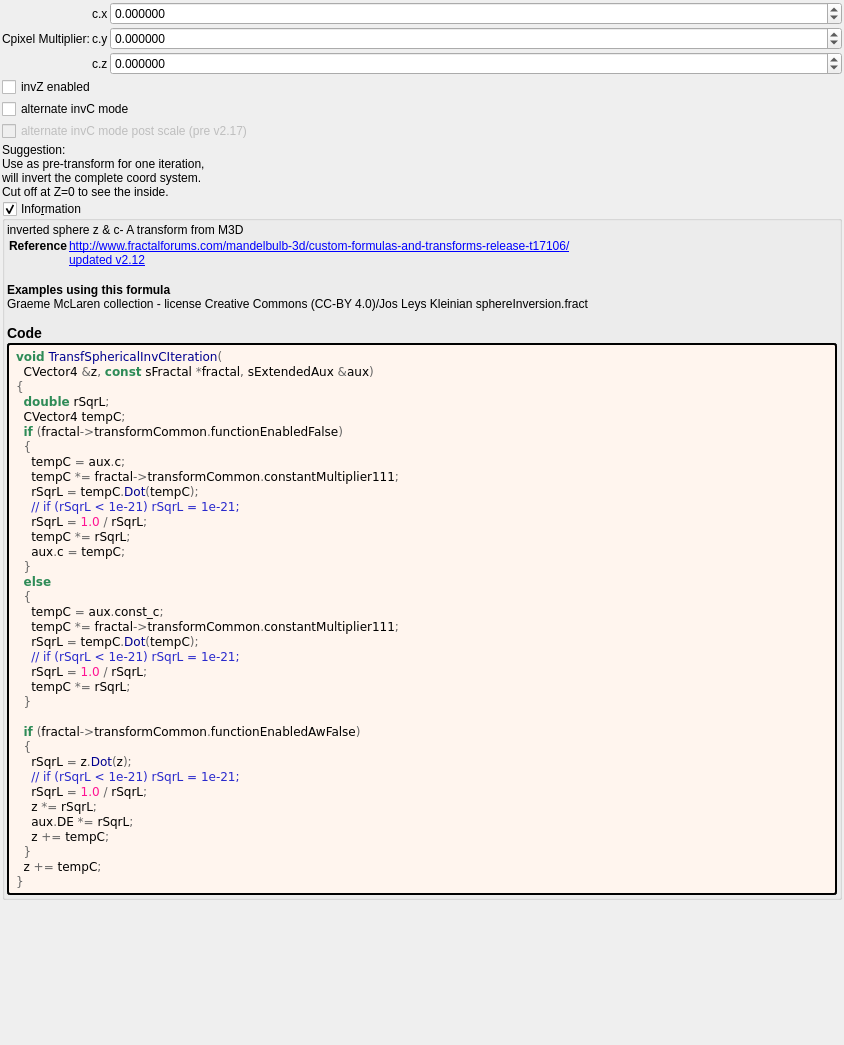
<?xml version="1.0" encoding="UTF-8"?>
<ui version="4.0">
 <class>Form</class>
 <widget class="QWidget" name="Form">
  <property name="geometry">
   <rect>
    <x>0</x>
    <y>0</y>
    <width>844</width>
    <height>1045</height>
   </rect>
  </property>
  <property name="windowTitle">
   <string notr="true">transf_spherical_inv_c</string>
  </property>
  <layout class="QVBoxLayout" name="verticalLayout">
   <property name="spacing">
    <number>2</number>
   </property>
   <property name="leftMargin">
    <number>2</number>
   </property>
   <property name="topMargin">
    <number>2</number>
   </property>
   <property name="rightMargin">
    <number>2</number>
   </property>
   <property name="bottomMargin">
    <number>2</number>
   </property>
   <item>
    <layout class="QGridLayout" name="gridLayout_44" columnstretch="0,0,1">
     <property name="spacing">
      <number>2</number>
     </property>
     <item row="1" column="1">
      <widget class="QLabel" name="label_113">
       <property name="text">
        <string notr="true">c.y</string>
       </property>
      </widget>
     </item>
     <item row="1" column="2">
      <widget class="MyDoubleSpinBox" name="spinbox3_transf_constant_multiplier_111_y">
       <property name="sizePolicy">
        <sizepolicy hsizetype="Minimum" vsizetype="Maximum">
         <horstretch>0</horstretch>
         <verstretch>0</verstretch>
        </sizepolicy>
       </property>
       <property name="prefix">
        <string/>
       </property>
       <property name="suffix">
        <string/>
       </property>
       <property name="decimals">
        <number>6</number>
       </property>
       <property name="minimum">
        <double>-99.989999999999995</double>
       </property>
       <property name="maximum">
        <double>99.989999999999995</double>
       </property>
       <property name="singleStep">
        <double>0.100000000000000</double>
       </property>
      </widget>
     </item>
     <item row="0" column="1">
      <widget class="QLabel" name="label_117">
       <property name="text">
        <string notr="true">c.x</string>
       </property>
      </widget>
     </item>
     <item row="1" column="0">
      <widget class="QLabel" name="label_114">
       <property name="text">
        <string>Cpixel Multiplier:</string>
       </property>
      </widget>
     </item>
     <item row="0" column="2">
      <widget class="MyDoubleSpinBox" name="spinbox3_transf_constant_multiplier_111_x">
       <property name="sizePolicy">
        <sizepolicy hsizetype="Minimum" vsizetype="Maximum">
         <horstretch>0</horstretch>
         <verstretch>0</verstretch>
        </sizepolicy>
       </property>
       <property name="prefix">
        <string/>
       </property>
       <property name="suffix">
        <string/>
       </property>
       <property name="decimals">
        <number>6</number>
       </property>
       <property name="minimum">
        <double>-99.989999999999995</double>
       </property>
       <property name="maximum">
        <double>99.989999999999995</double>
       </property>
       <property name="singleStep">
        <double>0.100000000000000</double>
       </property>
      </widget>
     </item>
     <item row="2" column="1">
      <widget class="QLabel" name="label_118">
       <property name="text">
        <string notr="true">c.z</string>
       </property>
      </widget>
     </item>
     <item row="2" column="2">
      <widget class="MyDoubleSpinBox" name="spinbox3_transf_constant_multiplier_111_z">
       <property name="sizePolicy">
        <sizepolicy hsizetype="Minimum" vsizetype="Maximum">
         <horstretch>0</horstretch>
         <verstretch>0</verstretch>
        </sizepolicy>
       </property>
       <property name="prefix">
        <string/>
       </property>
       <property name="suffix">
        <string/>
       </property>
       <property name="decimals">
        <number>6</number>
       </property>
       <property name="minimum">
        <double>-99.989999999999995</double>
       </property>
       <property name="maximum">
        <double>99.989999999999995</double>
       </property>
       <property name="singleStep">
        <double>0.100000000000000</double>
       </property>
      </widget>
     </item>
    </layout>
   </item>
   <item>
    <widget class="MyCheckBox" name="checkBox_transf_function_enabledAw_false">
     <property name="text">
      <string>invZ enabled</string>
     </property>
    </widget>
   </item>
   <item>
    <widget class="MyCheckBox" name="checkBox_transf_function_enabled_false">
     <property name="text">
      <string>alternate invC mode</string>
     </property>
    </widget>
   </item>
   <item>
    <widget class="MyCheckBox" name="checkBox_transf_function_enabledA_false">
     <property name="enabled">
      <bool>false</bool>
     </property>
     <property name="text">
      <string>alternate invC mode post scale (pre v2.17)</string>
     </property>
    </widget>
   </item>
   <item>
    <widget class="QLabel" name="label">
     <property name="toolTip">
      <string/>
     </property>
     <property name="text">
      <string>Suggestion:
Use as pre-transform for one iteration, 
will invert the complete coord system.
Cut off at Z=0 to see the inside.</string>
     </property>
    </widget>
   </item>
   <item>
    <widget class="MyGroupBox" name="groupCheck_info">
     <property name="title">
      <string>Info&amp;rmation</string>
     </property>
     <property name="flat">
      <bool>false</bool>
     </property>
     <property name="checkable">
      <bool>true</bool>
     </property>
     <layout class="QVBoxLayout" name="verticalLayout_2">
      <property name="spacing">
       <number>2</number>
      </property>
      <property name="leftMargin">
       <number>2</number>
      </property>
      <property name="topMargin">
       <number>2</number>
      </property>
      <property name="rightMargin">
       <number>2</number>
      </property>
      <property name="bottomMargin">
       <number>2</number>
      </property>
      <item>
       <widget class="QLabel" name="label_information_general">
        <property name="text">
         <string notr="true">&lt;p&gt;inverted sphere z &amp; c- A transform from M3D&lt;/p&gt;&lt;table&gt;
&lt;tr&gt;&lt;th&gt;Reference&lt;/th&gt;&lt;td&gt;&lt;a href=&quot;http://www.fractalforums.com/mandelbulb-3d/custom-formulas-and-transforms-release-t17106/&quot;&gt;http://www.fractalforums.com/mandelbulb-3d/custom-formulas-and-transforms-release-t17106/&lt;br&gt;
&lt;a href=&quot;updated v2.12&quot;&gt;updated v2.12&lt;br&gt;
&lt;/td&gt;&lt;/tr&gt;
&lt;/table&gt;
&lt;br&gt;&lt;b&gt;Examples using this formula&lt;/b&gt;&lt;br&gt;Graeme McLaren  collection - license Creative Commons  (CC-BY 4.0)/Jos Leys Kleinian sphereInversion.fract&lt;h3&gt;Code&lt;/h3&gt;</string>
        </property>
        <property name="wordWrap">
         <bool>true</bool>
        </property>
        <property name="openExternalLinks">
         <bool>true</bool>
        </property>
        <property name="textInteractionFlags">
         <set>Qt::LinksAccessibleByMouse|Qt::TextSelectableByMouse</set>
        </property>
       </widget>
      </item>
      <item>
       <widget class="QLabel" name="label_code_content">
        <property name="styleSheet">
         <string notr="true">border-style: outset; border-width: 2px; border-radius: 3px; border-color: black; background-color: #fff5ee; padding: 4px;</string>
        </property>
        <property name="text">
         <string notr="true">&lt;body style=&quot;background-color:#fff5ee&quot;&gt;
&lt;pre style=&quot;color:#000000; background-color:#fff5ee;  font-family:'Courier New',monospace;&quot;&gt;&lt;span style=&quot;color:#2e8b57; font-weight:bold&quot;&gt;void&lt;/span&gt; &lt;span style=&quot;color:#00008f&quot;&gt;TransfSphericalInvCIteration&lt;/span&gt;&lt;span style=&quot;color:#676767&quot;&gt;(&lt;/span&gt;
  CVector4 &lt;span style=&quot;color:#676767&quot;&gt;&amp;amp;&lt;/span&gt;z&lt;span style=&quot;color:#676767&quot;&gt;,&lt;/span&gt; &lt;span style=&quot;color:#2e8b57; font-weight:bold&quot;&gt;const&lt;/span&gt; sFractal &lt;span style=&quot;color:#676767&quot;&gt;*&lt;/span&gt;fractal&lt;span style=&quot;color:#676767&quot;&gt;,&lt;/span&gt; sExtendedAux &lt;span style=&quot;color:#676767&quot;&gt;&amp;amp;&lt;/span&gt;aux&lt;span style=&quot;color:#676767&quot;&gt;)&lt;/span&gt;
&lt;span style=&quot;color:#676767&quot;&gt;{&lt;/span&gt;
  &lt;span style=&quot;color:#2e8b57; font-weight:bold&quot;&gt;double&lt;/span&gt; rSqrL&lt;span style=&quot;color:#676767&quot;&gt;;&lt;/span&gt;
  CVector4 tempC&lt;span style=&quot;color:#676767&quot;&gt;;&lt;/span&gt;
  &lt;span style=&quot;color:#2e8b57; font-weight:bold&quot;&gt;if&lt;/span&gt; &lt;span style=&quot;color:#676767&quot;&gt;(&lt;/span&gt;fractal&lt;span style=&quot;color:#676767&quot;&gt;-&amp;gt;&lt;/span&gt;transformCommon&lt;span style=&quot;color:#676767&quot;&gt;.&lt;/span&gt;functionEnabledFalse&lt;span style=&quot;color:#676767&quot;&gt;)&lt;/span&gt;
  &lt;span style=&quot;color:#676767&quot;&gt;{&lt;/span&gt;
    tempC &lt;span style=&quot;color:#676767&quot;&gt;=&lt;/span&gt; aux&lt;span style=&quot;color:#676767&quot;&gt;.&lt;/span&gt;c&lt;span style=&quot;color:#676767&quot;&gt;;&lt;/span&gt;
    tempC &lt;span style=&quot;color:#676767&quot;&gt;*=&lt;/span&gt; fractal&lt;span style=&quot;color:#676767&quot;&gt;-&amp;gt;&lt;/span&gt;transformCommon&lt;span style=&quot;color:#676767&quot;&gt;.&lt;/span&gt;constantMultiplier111&lt;span style=&quot;color:#676767&quot;&gt;;&lt;/span&gt;
    rSqrL &lt;span style=&quot;color:#676767&quot;&gt;=&lt;/span&gt; tempC&lt;span style=&quot;color:#676767&quot;&gt;.&lt;/span&gt;&lt;span style=&quot;color:#00008f&quot;&gt;Dot&lt;/span&gt;&lt;span style=&quot;color:#676767&quot;&gt;(&lt;/span&gt;tempC&lt;span style=&quot;color:#676767&quot;&gt;);&lt;/span&gt;
    &lt;span style=&quot;color:#2929cc&quot;&gt;// if (rSqrL &amp;lt; 1e-21) rSqrL = 1e-21;&lt;/span&gt;
    rSqrL &lt;span style=&quot;color:#676767&quot;&gt;=&lt;/span&gt; &lt;span style=&quot;color:#ff1493&quot;&gt;1.0&lt;/span&gt; &lt;span style=&quot;color:#676767&quot;&gt;/&lt;/span&gt; rSqrL&lt;span style=&quot;color:#676767&quot;&gt;;&lt;/span&gt;
    tempC &lt;span style=&quot;color:#676767&quot;&gt;*=&lt;/span&gt; rSqrL&lt;span style=&quot;color:#676767&quot;&gt;;&lt;/span&gt;
    aux&lt;span style=&quot;color:#676767&quot;&gt;.&lt;/span&gt;c &lt;span style=&quot;color:#676767&quot;&gt;=&lt;/span&gt; tempC&lt;span style=&quot;color:#676767&quot;&gt;;&lt;/span&gt;
  &lt;span style=&quot;color:#676767&quot;&gt;}&lt;/span&gt;
  &lt;span style=&quot;color:#2e8b57; font-weight:bold&quot;&gt;else&lt;/span&gt;
  &lt;span style=&quot;color:#676767&quot;&gt;{&lt;/span&gt;
    tempC &lt;span style=&quot;color:#676767&quot;&gt;=&lt;/span&gt; aux&lt;span style=&quot;color:#676767&quot;&gt;.&lt;/span&gt;const_c&lt;span style=&quot;color:#676767&quot;&gt;;&lt;/span&gt;
    tempC &lt;span style=&quot;color:#676767&quot;&gt;*=&lt;/span&gt; fractal&lt;span style=&quot;color:#676767&quot;&gt;-&amp;gt;&lt;/span&gt;transformCommon&lt;span style=&quot;color:#676767&quot;&gt;.&lt;/span&gt;constantMultiplier111&lt;span style=&quot;color:#676767&quot;&gt;;&lt;/span&gt;
    rSqrL &lt;span style=&quot;color:#676767&quot;&gt;=&lt;/span&gt; tempC&lt;span style=&quot;color:#676767&quot;&gt;.&lt;/span&gt;&lt;span style=&quot;color:#00008f&quot;&gt;Dot&lt;/span&gt;&lt;span style=&quot;color:#676767&quot;&gt;(&lt;/span&gt;tempC&lt;span style=&quot;color:#676767&quot;&gt;);&lt;/span&gt;
    &lt;span style=&quot;color:#2929cc&quot;&gt;// if (rSqrL &amp;lt; 1e-21) rSqrL = 1e-21;&lt;/span&gt;
    rSqrL &lt;span style=&quot;color:#676767&quot;&gt;=&lt;/span&gt; &lt;span style=&quot;color:#ff1493&quot;&gt;1.0&lt;/span&gt; &lt;span style=&quot;color:#676767&quot;&gt;/&lt;/span&gt; rSqrL&lt;span style=&quot;color:#676767&quot;&gt;;&lt;/span&gt;
    tempC &lt;span style=&quot;color:#676767&quot;&gt;*=&lt;/span&gt; rSqrL&lt;span style=&quot;color:#676767&quot;&gt;;&lt;/span&gt;
  &lt;span style=&quot;color:#676767&quot;&gt;}&lt;/span&gt;

  &lt;span style=&quot;color:#2e8b57; font-weight:bold&quot;&gt;if&lt;/span&gt; &lt;span style=&quot;color:#676767&quot;&gt;(&lt;/span&gt;fractal&lt;span style=&quot;color:#676767&quot;&gt;-&amp;gt;&lt;/span&gt;transformCommon&lt;span style=&quot;color:#676767&quot;&gt;.&lt;/span&gt;functionEnabledAwFalse&lt;span style=&quot;color:#676767&quot;&gt;)&lt;/span&gt;
  &lt;span style=&quot;color:#676767&quot;&gt;{&lt;/span&gt;
    rSqrL &lt;span style=&quot;color:#676767&quot;&gt;=&lt;/span&gt; z&lt;span style=&quot;color:#676767&quot;&gt;.&lt;/span&gt;&lt;span style=&quot;color:#00008f&quot;&gt;Dot&lt;/span&gt;&lt;span style=&quot;color:#676767&quot;&gt;(&lt;/span&gt;z&lt;span style=&quot;color:#676767&quot;&gt;);&lt;/span&gt;
    &lt;span style=&quot;color:#2929cc&quot;&gt;// if (rSqrL &amp;lt; 1e-21) rSqrL = 1e-21;&lt;/span&gt;
    rSqrL &lt;span style=&quot;color:#676767&quot;&gt;=&lt;/span&gt; &lt;span style=&quot;color:#ff1493&quot;&gt;1.0&lt;/span&gt; &lt;span style=&quot;color:#676767&quot;&gt;/&lt;/span&gt; rSqrL&lt;span style=&quot;color:#676767&quot;&gt;;&lt;/span&gt;
    z &lt;span style=&quot;color:#676767&quot;&gt;*=&lt;/span&gt; rSqrL&lt;span style=&quot;color:#676767&quot;&gt;;&lt;/span&gt;
    aux&lt;span style=&quot;color:#676767&quot;&gt;.&lt;/span&gt;DE &lt;span style=&quot;color:#676767&quot;&gt;*=&lt;/span&gt; rSqrL&lt;span style=&quot;color:#676767&quot;&gt;;&lt;/span&gt;
    z &lt;span style=&quot;color:#676767&quot;&gt;+=&lt;/span&gt; tempC&lt;span style=&quot;color:#676767&quot;&gt;;&lt;/span&gt;
  &lt;span style=&quot;color:#676767&quot;&gt;}&lt;/span&gt;
  z &lt;span style=&quot;color:#676767&quot;&gt;+=&lt;/span&gt; tempC&lt;span style=&quot;color:#676767&quot;&gt;;&lt;/span&gt;
&lt;span style=&quot;color:#676767&quot;&gt;}&lt;/span&gt;
&lt;/pre&gt;
&lt;/body&gt;</string>
        </property>
        <property name="wordWrap">
         <bool>true</bool>
        </property>
        <property name="openExternalLinks">
         <bool>true</bool>
        </property>
        <property name="textInteractionFlags">
         <set>Qt::LinksAccessibleByMouse|Qt::TextSelectableByMouse</set>
        </property>
       </widget>
      </item>
     </layout>
    </widget>
   </item>
   <item>
    <spacer name="verticalSpacer">
     <property name="orientation">
      <enum>Qt::Vertical</enum>
     </property>
     <property name="sizeHint" stdset="0">
      <size>
       <width>20</width>
       <height>40</height>
      </size>
     </property>
    </spacer>
   </item>
  </layout>
 </widget>
 <customwidgets>
  <customwidget>
   <class>MyDoubleSpinBox</class>
   <extends>QDoubleSpinBox</extends>
   <header>my_double_spin_box.h</header>
  </customwidget>
  <customwidget>
   <class>MyGroupBox</class>
   <extends>QGroupBox</extends>
   <header>my_group_box.h</header>
   <container>1</container>
  </customwidget>
  <customwidget>
   <class>MyCheckBox</class>
   <extends>QCheckBox</extends>
   <header>my_check_box.h</header>
  </customwidget>
 </customwidgets>
 <tabstops>
  <tabstop>spinbox3_transf_constant_multiplier_111_x</tabstop>
  <tabstop>spinbox3_transf_constant_multiplier_111_y</tabstop>
  <tabstop>spinbox3_transf_constant_multiplier_111_z</tabstop>
  <tabstop>groupCheck_info</tabstop>
 </tabstops>
 <resources/>
 <connections>
  <connection>
   <sender>checkBox_transf_function_enabled_false</sender>
   <signal>toggled(bool)</signal>
   <receiver>checkBox_transf_function_enabledA_false</receiver>
   <slot>setEnabled(bool)</slot>
   <hints>
    <hint type="sourcelabel">
     <x>67</x>
     <y>120</y>
    </hint>
    <hint type="destinationlabel">
     <x>139</x>
     <y>145</y>
    </hint>
   </hints>
  </connection>
 </connections>
</ui>
